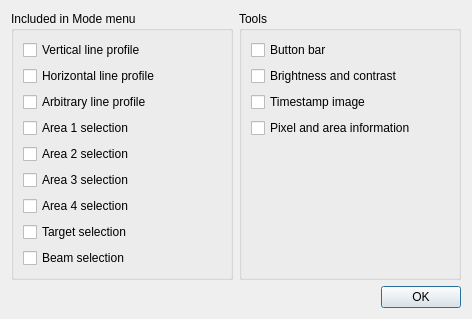
<?xml version="1.0" encoding="UTF-8"?>
<ui version="4.0">
 <class>QEImageOptionsDialog</class>
 <widget class="QDialog" name="QEImageOptionsDialog">
  <property name="geometry">
   <rect>
    <x>0</x>
    <y>0</y>
    <width>472</width>
    <height>289</height>
   </rect>
  </property>
  <property name="windowTitle">
   <string>QEImage options</string>
  </property>
  <layout class="QVBoxLayout" name="verticalLayout_3">
   <item>
    <layout class="QHBoxLayout" name="horizontalLayout">
     <item>
      <widget class="QGroupBox" name="groupBox">
       <property name="title">
        <string>Included in Mode menu</string>
       </property>
       <layout class="QVBoxLayout" name="verticalLayout">
        <item>
         <widget class="QCheckBox" name="checkBoxVerticalProfile">
          <property name="text">
           <string>Vertical line profile</string>
          </property>
         </widget>
        </item>
        <item>
         <widget class="QCheckBox" name="checkBoxHorizontalProfile">
          <property name="text">
           <string>Horizontal line profile</string>
          </property>
         </widget>
        </item>
        <item>
         <widget class="QCheckBox" name="checkBoxArbitraryProfile">
          <property name="text">
           <string>Arbitrary line profile</string>
          </property>
         </widget>
        </item>
        <item>
         <widget class="QCheckBox" name="checkBoxArea1Selection">
          <property name="text">
           <string>Area 1 selection</string>
          </property>
         </widget>
        </item>
        <item>
         <widget class="QCheckBox" name="checkBoxArea2Selection">
          <property name="text">
           <string>Area 2 selection</string>
          </property>
         </widget>
        </item>
        <item>
         <widget class="QCheckBox" name="checkBoxArea3Selection">
          <property name="text">
           <string>Area 3 selection</string>
          </property>
         </widget>
        </item>
        <item>
         <widget class="QCheckBox" name="checkBoxArea4Selection">
          <property name="text">
           <string>Area 4 selection</string>
          </property>
         </widget>
        </item>
        <item>
         <widget class="QCheckBox" name="checkBoxTarget">
          <property name="text">
           <string>Target selection</string>
          </property>
         </widget>
        </item>
        <item>
         <spacer name="verticalSpacer_2">
          <property name="orientation">
           <enum>Qt::Vertical</enum>
          </property>
          <property name="sizeHint" stdset="0">
           <size>
            <width>20</width>
            <height>40</height>
           </size>
          </property>
         </spacer>
        </item>
        <item>
         <widget class="QCheckBox" name="checkBoxBeam">
          <property name="text">
           <string>Beam selection</string>
          </property>
         </widget>
        </item>
       </layout>
      </widget>
     </item>
     <item>
      <widget class="QGroupBox" name="groupBox_2">
       <property name="title">
        <string>Tools</string>
       </property>
       <layout class="QVBoxLayout" name="verticalLayout_2">
        <item>
         <widget class="QCheckBox" name="checkBoxButtonBar">
          <property name="text">
           <string>Button bar</string>
          </property>
         </widget>
        </item>
        <item>
         <widget class="QCheckBox" name="checkBoxBrightnessContrast">
          <property name="text">
           <string>Brightness and contrast</string>
          </property>
         </widget>
        </item>
        <item>
         <widget class="QCheckBox" name="checkBoxTime">
          <property name="text">
           <string>Timestamp image</string>
          </property>
         </widget>
        </item>
        <item>
         <widget class="QCheckBox" name="checkBoxInfo">
          <property name="text">
           <string>Pixel and area information</string>
          </property>
         </widget>
        </item>
        <item>
         <spacer name="verticalSpacer">
          <property name="orientation">
           <enum>Qt::Vertical</enum>
          </property>
          <property name="sizeHint" stdset="0">
           <size>
            <width>20</width>
            <height>40</height>
           </size>
          </property>
         </spacer>
        </item>
       </layout>
      </widget>
     </item>
    </layout>
   </item>
   <item>
    <widget class="QDialogButtonBox" name="buttonBox">
     <property name="orientation">
      <enum>Qt::Horizontal</enum>
     </property>
     <property name="standardButtons">
      <set>QDialogButtonBox::Ok</set>
     </property>
    </widget>
   </item>
  </layout>
 </widget>
 <resources/>
 <connections>
  <connection>
   <sender>buttonBox</sender>
   <signal>accepted()</signal>
   <receiver>QEImageOptionsDialog</receiver>
   <slot>accept()</slot>
   <hints>
    <hint type="sourcelabel">
     <x>248</x>
     <y>254</y>
    </hint>
    <hint type="destinationlabel">
     <x>157</x>
     <y>274</y>
    </hint>
   </hints>
  </connection>
  <connection>
   <sender>buttonBox</sender>
   <signal>rejected()</signal>
   <receiver>QEImageOptionsDialog</receiver>
   <slot>reject()</slot>
   <hints>
    <hint type="sourcelabel">
     <x>316</x>
     <y>260</y>
    </hint>
    <hint type="destinationlabel">
     <x>286</x>
     <y>274</y>
    </hint>
   </hints>
  </connection>
 </connections>
</ui>
